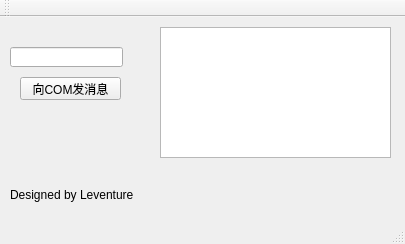
<?xml version="1.0" encoding="UTF-8"?>
<ui version="4.0">
 <class>QtControllerClass</class>
 <widget class="QMainWindow" name="QtControllerClass">
  <property name="geometry">
   <rect>
    <x>0</x>
    <y>0</y>
    <width>405</width>
    <height>244</height>
   </rect>
  </property>
  <property name="windowTitle">
   <string>QtController</string>
  </property>
  <widget class="QWidget" name="centralWidget">
   <widget class="QPushButton" name="pushButton">
    <property name="geometry">
     <rect>
      <x>20</x>
      <y>60</y>
      <width>101</width>
      <height>23</height>
     </rect>
    </property>
    <property name="text">
     <string>向COM发消息</string>
    </property>
   </widget>
   <widget class="QLineEdit" name="lineEdit">
    <property name="geometry">
     <rect>
      <x>10</x>
      <y>30</y>
      <width>113</width>
      <height>20</height>
     </rect>
    </property>
   </widget>
   <widget class="QTextEdit" name="textEdit">
    <property name="geometry">
     <rect>
      <x>160</x>
      <y>10</y>
      <width>231</width>
      <height>131</height>
     </rect>
    </property>
   </widget>
   <widget class="QLabel" name="label">
    <property name="geometry">
     <rect>
      <x>10</x>
      <y>170</y>
      <width>161</width>
      <height>16</height>
     </rect>
    </property>
    <property name="text">
     <string>Designed by Leventure</string>
    </property>
   </widget>
  </widget>
  <widget class="QMenuBar" name="menuBar">
   <property name="geometry">
    <rect>
     <x>0</x>
     <y>0</y>
     <width>405</width>
     <height>23</height>
    </rect>
   </property>
  </widget>
  <widget class="QToolBar" name="mainToolBar">
   <attribute name="toolBarArea">
    <enum>TopToolBarArea</enum>
   </attribute>
   <attribute name="toolBarBreak">
    <bool>false</bool>
   </attribute>
  </widget>
  <widget class="QStatusBar" name="statusBar"/>
 </widget>
 <layoutdefault spacing="6" margin="11"/>
 <resources>
  <include location="QtController.qrc"/>
 </resources>
 <connections/>
</ui>
